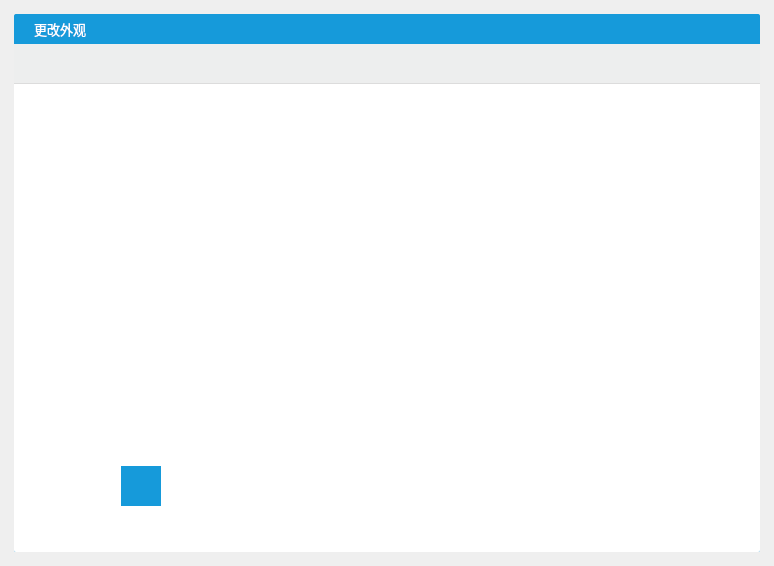
<?xml version="1.0" encoding="UTF-8"?>
<ui version="4.0">
 <class>ColorPickForm</class>
 <widget class="QWidget" name="ColorPickForm">
  <property name="geometry">
   <rect>
    <x>0</x>
    <y>0</y>
    <width>774</width>
    <height>566</height>
   </rect>
  </property>
  <property name="windowTitle">
   <string>选择皮肤</string>
  </property>
  <property name="windowIcon">
   <iconset>
    <normaloff>:/sys/qlogo.png</normaloff>:/sys/qlogo.png</iconset>
  </property>
  <property name="styleSheet">
   <string notr="true">*{
	font: 75 9pt &quot;微软雅黑&quot;;
}

#color_main_widget
{
	border-image: url(:/pic/back.png) 5;
	border-radius:2px;
}

#centralwidget{
	border-radius:2px;
	background-color: rgb(22, 154, 218);
}

/*标题栏*/
#color_main_top{
	
	border-top-left-radius:2px;
	border-top-right-radius:2px;
}

#color_main_top *
{
	color:#fff;
	font-size:10pt;
}

/*顶部按钮定义*/
#color_main_top QPushButton{
	border:none;
	width:24px;
	height:20px;
	border-radius:2px;
}
#color_main_top QPushButton:hover{
   border:1px solid rgb(13, 97, 137);
	background-color:rgb(212, 64, 39);
   
}

#color_main_con{
	
	background-color: rgb(255, 255, 255);
	border-bottom-left-radius:2px;
	border-bottom-right-radius:2px;
}

#color_main_con #widget_tool{
	background-color: rgb(237, 238, 238);
	border-bottom:1px solid rgb(220,220,220);
}

#color_main_con #color_items QPushButton,#color_panle_pushButton
{
	background-color: rgb(22, 154, 218);
	border:none;
}

#color_main_con #color_items QPushButton:hover,
#color_panle_pushButton:hover
{
	border:3px solid rgb(39,140,222);
}

#color_panle_pushButton
{
	background-image: url(:/pic/color_panle.png);
	
}
</string>
  </property>
  <layout class="QVBoxLayout" name="verticalLayout_3">
   <item>
    <widget class="QWidget" name="color_main_widget" native="true">
     <property name="minimumSize">
      <size>
       <width>752</width>
       <height>544</height>
      </size>
     </property>
     <property name="styleSheet">
      <string notr="true"/>
     </property>
     <layout class="QVBoxLayout" name="verticalLayout_5">
      <property name="spacing">
       <number>0</number>
      </property>
      <property name="leftMargin">
       <number>3</number>
      </property>
      <property name="topMargin">
       <number>3</number>
      </property>
      <property name="rightMargin">
       <number>3</number>
      </property>
      <property name="bottomMargin">
       <number>3</number>
      </property>
      <item>
       <widget class="QWidget" name="centralwidget" native="true">
        <property name="styleSheet">
         <string notr="true">/*顶部按钮定义*/
#color_main_top QPushButton{
	border:none;
	width:24px;
	height:20px;
	border-radius:2px;
}

#color_main_top QPushButton:hover{
   border:1px solid rgb(13, 97, 137);
   
}</string>
        </property>
        <layout class="QVBoxLayout" name="verticalLayout_2">
         <property name="spacing">
          <number>0</number>
         </property>
         <property name="leftMargin">
          <number>0</number>
         </property>
         <property name="topMargin">
          <number>0</number>
         </property>
         <property name="rightMargin">
          <number>0</number>
         </property>
         <property name="bottomMargin">
          <number>0</number>
         </property>
         <item>
          <widget class="QWidget" name="color_main_top" native="true">
           <property name="minimumSize">
            <size>
             <width>0</width>
             <height>30</height>
            </size>
           </property>
           <property name="maximumSize">
            <size>
             <width>16777215</width>
             <height>30</height>
            </size>
           </property>
           <property name="styleSheet">
            <string notr="true"/>
           </property>
           <layout class="QHBoxLayout" name="horizontalLayout_3">
            <property name="spacing">
             <number>6</number>
            </property>
            <property name="leftMargin">
             <number>6</number>
            </property>
            <property name="topMargin">
             <number>6</number>
            </property>
            <property name="rightMargin">
             <number>6</number>
            </property>
            <property name="bottomMargin">
             <number>6</number>
            </property>
            <item>
             <widget class="QLabel" name="label_2">
              <property name="maximumSize">
               <size>
                <width>20</width>
                <height>20</height>
               </size>
              </property>
              <property name="text">
               <string/>
              </property>
              <property name="pixmap">
               <pixmap>:/sys/qlogo.png</pixmap>
              </property>
              <property name="scaledContents">
               <bool>true</bool>
              </property>
             </widget>
            </item>
            <item>
             <widget class="QLabel" name="label">
              <property name="text">
               <string>更改外观</string>
              </property>
             </widget>
            </item>
            <item>
             <spacer name="horizontalSpacer_2">
              <property name="orientation">
               <enum>Qt::Horizontal</enum>
              </property>
              <property name="sizeHint" stdset="0">
               <size>
                <width>40</width>
                <height>20</height>
               </size>
              </property>
             </spacer>
            </item>
            <item>
             <widget class="QPushButton" name="pushButton">
              <property name="text">
               <string/>
              </property>
              <property name="icon">
               <iconset resource="../res.qrc">
                <normaloff>:/pic/close1.png</normaloff>:/pic/close1.png</iconset>
              </property>
             </widget>
            </item>
           </layout>
          </widget>
         </item>
         <item>
          <widget class="QWidget" name="color_main_con" native="true">
           <layout class="QVBoxLayout" name="verticalLayout">
            <property name="spacing">
             <number>0</number>
            </property>
            <property name="leftMargin">
             <number>0</number>
            </property>
            <property name="topMargin">
             <number>0</number>
            </property>
            <property name="rightMargin">
             <number>0</number>
            </property>
            <property name="bottomMargin">
             <number>0</number>
            </property>
            <item>
             <widget class="QWidget" name="widget_tool" native="true">
              <property name="minimumSize">
               <size>
                <width>0</width>
                <height>40</height>
               </size>
              </property>
              <property name="maximumSize">
               <size>
                <width>16777215</width>
                <height>40</height>
               </size>
              </property>
             </widget>
            </item>
            <item>
             <widget class="QWidget" name="widget_colors" native="true">
              <layout class="QVBoxLayout" name="verticalLayout_4" stretch="1,0">
               <property name="spacing">
                <number>1</number>
               </property>
               <property name="leftMargin">
                <number>6</number>
               </property>
               <property name="topMargin">
                <number>6</number>
               </property>
               <property name="rightMargin">
                <number>6</number>
               </property>
               <property name="bottomMargin">
                <number>6</number>
               </property>
               <item>
                <widget class="QWidget" name="widget" native="true"/>
               </item>
               <item>
                <widget class="QWidget" name="widget_2" native="true">
                 <layout class="QHBoxLayout" name="horizontalLayout" stretch="0,0,1">
                  <property name="spacing">
                   <number>1</number>
                  </property>
                  <property name="leftMargin">
                   <number>0</number>
                  </property>
                  <property name="topMargin">
                   <number>0</number>
                  </property>
                  <property name="rightMargin">
                   <number>0</number>
                  </property>
                  <property name="bottomMargin">
                   <number>0</number>
                  </property>
                  <item>
                   <widget class="QWidget" name="color_items" native="true">
                    <property name="minimumSize">
                     <size>
                      <width>100</width>
                      <height>40</height>
                     </size>
                    </property>
                    <layout class="QHBoxLayout" name="horizontalLayout_2">
                     <property name="spacing">
                      <number>1</number>
                     </property>
                     <property name="leftMargin">
                      <number>0</number>
                     </property>
                     <property name="topMargin">
                      <number>0</number>
                     </property>
                     <property name="rightMargin">
                      <number>0</number>
                     </property>
                     <property name="bottomMargin">
                      <number>0</number>
                     </property>
                    </layout>
                   </widget>
                  </item>
                  <item>
                   <widget class="QPushButton" name="color_panle_pushButton">
                    <property name="minimumSize">
                     <size>
                      <width>40</width>
                      <height>40</height>
                     </size>
                    </property>
                    <property name="maximumSize">
                     <size>
                      <width>40</width>
                      <height>40</height>
                     </size>
                    </property>
                    <property name="text">
                     <string/>
                    </property>
                   </widget>
                  </item>
                  <item>
                   <spacer name="horizontalSpacer">
                    <property name="orientation">
                     <enum>Qt::Horizontal</enum>
                    </property>
                    <property name="sizeHint" stdset="0">
                     <size>
                      <width>0</width>
                      <height>0</height>
                     </size>
                    </property>
                   </spacer>
                  </item>
                 </layout>
                </widget>
               </item>
              </layout>
             </widget>
            </item>
            <item>
             <widget class="QWidget" name="widget_operate" native="true">
              <property name="minimumSize">
               <size>
                <width>0</width>
                <height>40</height>
               </size>
              </property>
              <property name="maximumSize">
               <size>
                <width>16777215</width>
                <height>40</height>
               </size>
              </property>
             </widget>
            </item>
           </layout>
          </widget>
         </item>
        </layout>
       </widget>
      </item>
     </layout>
    </widget>
   </item>
  </layout>
 </widget>
 <resources>
  <include location="../res.qrc"/>
 </resources>
 <connections/>
</ui>
